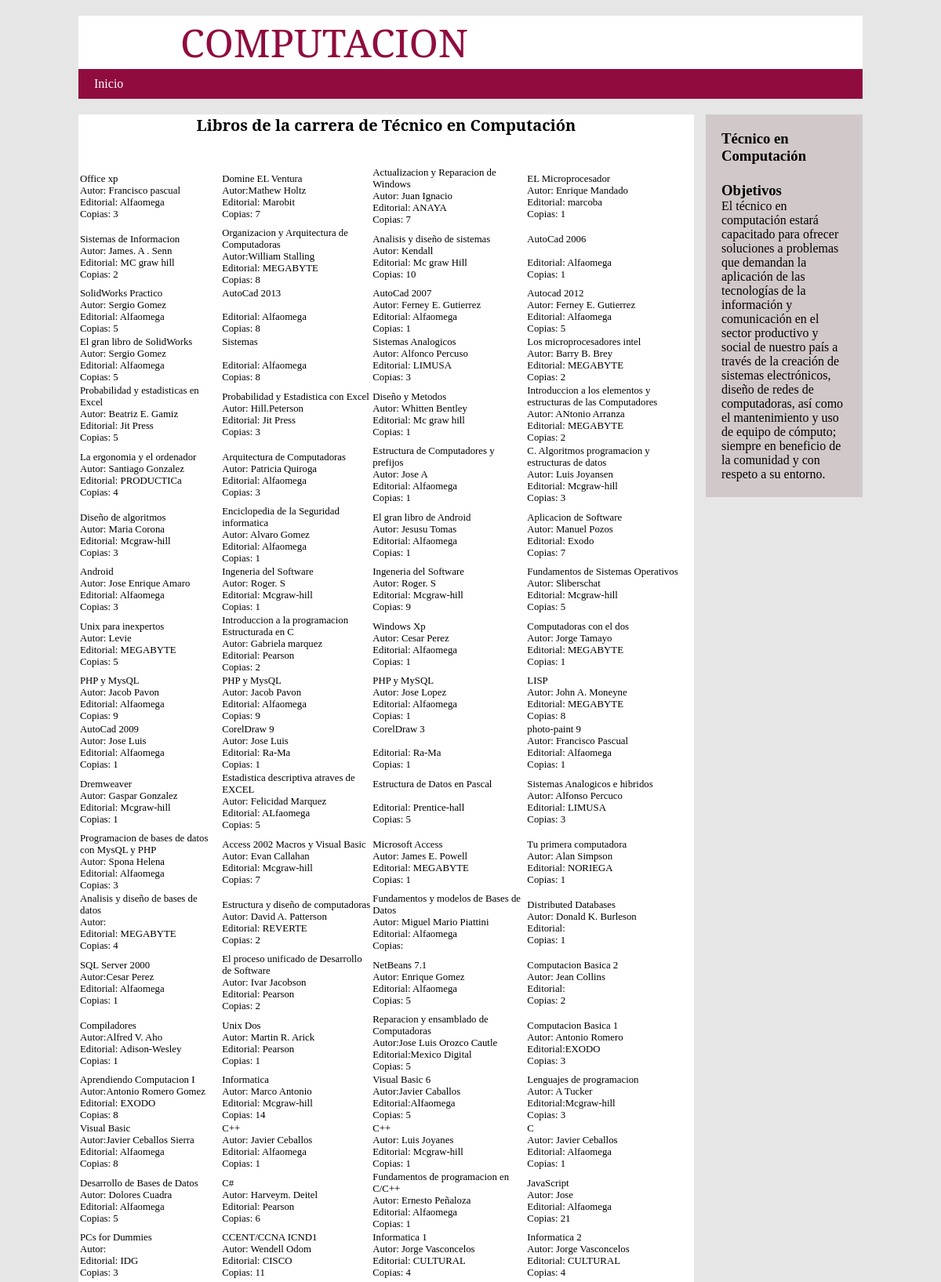
Page /PHP/computacion.php (upper part) on the committed database.
### tables this page shows
CREATE TABLE IF NOT EXISTS `computacion` (
  `id` int(11) NOT NULL,
  `fila1` varchar(500) NOT NULL,
  `fila2` varchar(500) NOT NULL,
  `fila3` varchar(500) NOT NULL,
  `fila4` varchar(500) NOT NULL,
  PRIMARY KEY (`id`)
);

### PHP/computacion.php (the view, shortened to what this page needs)
<!DOCTYPE html>
<html>
<head>
		<link rel="stylesheet" type="text/css" href="../css/estilo.css">
</head>
<body>
	<header>
        <div class="title">&nbsp;&nbsp;&nbsp;&nbsp;&nbsp;&nbsp;&nbsp;&nbsp;&nbsp; COMPUTACION</div>
	<nav>
		<ul>
		<li><A HREF="../Index/index.php" >Inicio</a></li>
	</nav>
	</header>
	<section class="main">
		<section class="articles">
			<h2>Libros de la carrera de Técnico en Computación</h2><br><br>
			<p>
<?php
          $idCone = conexion();
echo "<Table HEIGHT=100% WIDTH=100% ALIGN='CENTER'><TR>";
          $SQL="SELECT C.fila1,C.fila2,C.fila3,C.fila4
from computacion as C;";
          $Registro = mysqli_query($idCone,$SQL);
          while($Fila = mysqli_fetch_array($Registro))
           {
                  echo "<tr>"."<Td>" .$Fila['fila1']. "</a>"."</td>";
                  echo "<Td>" .$Fila['fila2']. "</a>"."</td>";
                  echo "<Td>" .$Fila['fila3']. "</a>"."</td>";
                  echo "<Td>" .$Fila['fila4']. "</a>"."</td>";
            }
           echo "</Table>";
           ?>
		</section>
		<aside>
			<h3>Técnico en Computación<br><br>Objetivos<br></h3>
				 <p>El técnico en computación estará capacitado para ofrecer soluciones a problemas que demandan la aplicación de las tecnologías de la información y comunicación en el sector productivo y social de nuestro país a través de la creación de sistemas electrónicos, diseño de redes de computadoras, así como el mantenimiento y uso de equipo de cómputo; siempre en beneficio de la comunidad y con respeto a su entorno. </p>
		</aside>
	</section>
                   <br><br>
</body>
</html>

### CSS/estilo.css (style rules this page uses)
* { margin: 0; padding: 0; }
body { background: #e6e6e6; }
header,.main,footer { background: #fff; width: 90%; max-width: 1000px; margin:20px auto; }
header nav { text-aling: center; background: #900C3F; overflow: hidden; clear: both; font-family: "Serif"; }
header nav ul { list-style: none; }
header nav ul li { float: left; }
header nav ul li a { padding: 10px 20px; display: block; color: #fff; text-decoration: none; font-family: Serif; }
.main .articles { width: 78.5%; margin-right: 1.5%; float: left; background: #fff; }
aside { width: 20%; background:#D1C9C9; float: left; padding: 20px; box-sizing: border-box; }
.main .articles table { background-color: #fff; }
.main .articles h2 { font-size: 20px; text-align: center; font-family: "Serif"; }
.main .articles table td { padding: 0px; margin: 0px; font-size:0.8em; font-family: Serif; -webkit-transition: all .15s ease; }
div.title { display: line; padding: 0; margin:0; font-size: 50px; text-align: left; color:#900C3F; font-family: "Serif"; }

### rows in the picture
computacion: fila1 "Office xp Autor: Francisco pascual Editorial: Alfaomega Copias: 3", fila2 "Domine EL Ventura Autor:Mathew Holtz Editorial: Marobit Copias: 7", fila3 "Actualizacion y Reparacion de Windows Autor: Juan Ignacio Editorial: ANAYA Copias: 7", fila4 "EL Microprocesador Autor: Enrique Mandado Editorial: marcoba Copias: 1"
computacion: fila1 "Sistemas de Informacion Autor: James. A . Senn Editorial: MC graw hill Copias: 2", fila2 "Organizacion y Arquitectura de Computadoras Autor:William Stalling Editorial: MEGABYTE Copias: 8", fila3 "Analisis y diseño de sistemas Autor: Kendall Editorial: Mc graw Hill Copias: 10", fila4 "AutoCad 2006 Editorial: Alfaomega Copias: 1"
computacion: fila1 "SolidWorks Practico Autor: Sergio Gomez Editorial: Alfaomega Copias: 5", fila2 "AutoCad 2013 Editorial: Alfaomega Copias: 8", fila3 "AutoCad 2007 Autor: Ferney E. Gutierrez Editorial: Alfaomega Copias: 1", fila4 "Autocad 2012 Autor: Ferney E. Gutierrez Editorial: Alfaomega Copias: 5"
computacion: fila1 "El gran libro de SolidWorks Autor: Sergio Gomez Editorial: Alfaomega Copias: 5", fila2 "Sistemas Editorial: Alfaomega Copias: 8", fila3 "Sistemas Analogicos Autor: Alfonco Percuso Editorial: LIMUSA Copias: 3", fila4 "Los microprocesadores intel Autor: Barry B. Brey Editorial: MEGABYTE Copias: 2"
computacion: fila1 "Probabilidad y estadisticas en Excel Autor: Beatriz E. Gamiz Editorial: Jit Press Copias: 5", fila2 "Probabilidad y Estadistica con Excel Autor: Hill.Peterson Editorial: Jit Press Copias: 3", fila3 "Diseño y Metodos Autor: Whitten Bentley Editorial: Mc graw hill Copias: 1", fila4 "Introduccion a los elementos y estructuras de las Computadores Autor: ANtonio Arranza Editorial: MEGABYTE Copias: 2"
computacion: fila1 "La ergonomia y el ordenador Autor: Santiago Gonzalez Editorial: PRODUCTICa Copias: 4", fila2 "Arquitectura de Computadoras Autor: Patricia Quiroga Editorial: Alfaomega Copias: 3", fila3 "Estructura de Computadores y prefijos Autor: Jose A Editorial: Alfaomega Copias: 1", fila4 "C. Algoritmos programacion y estructuras de datos Autor: Luis Joyansen Editorial: Mcgraw-hill Copias: 3"
computacion: fila1 "Diseño de algoritmos Autor: Maria Corona Editorial: Mcgraw-hill Copias: 3", fila2 "Enciclopedia de la Seguridad informatica Autor: Alvaro Gomez Editorial: Alfaomega Copias: 1", fila3 "El gran libro de Android Autor: Jesusu Tomas Editorial: Alfaomega Copias: 1", fila4 "Aplicacion de Software Autor: Manuel Pozos Editorial: Exodo Copias: 7"
computacion: fila1 "Android Autor: Jose Enrique Amaro Editorial: Alfaomega Copias: 3", fila2 "Ingeneria del Software Autor: Roger. S Editorial: Mcgraw-hill Copias: 1", fila3 "Ingeneria del Software Autor: Roger. S Editorial: Mcgraw-hill Copias: 9", fila4 "Fundamentos de Sistemas Operativos Autor: Sliberschat Editorial: Mcgraw-hill Copias: 5"
computacion: fila1 "Unix para inexpertos Autor: Levie Editorial: MEGABYTE Copias: 5", fila2 "Introduccion a la programacion Estructurada en C Autor: Gabriela marquez Editorial: Pearson Copias: 2", fila3 "Windows Xp Autor: Cesar Perez Editorial: Alfaomega Copias: 1", fila4 "Computadoras con el dos Autor: Jorge Tamayo Editorial: MEGABYTE Copias: 1"
computacion: fila1 "PHP y MysQL Autor: Jacob Pavon Editorial: Alfaomega Copias: 9", fila2 "PHP y MysQL Autor: Jacob Pavon Editorial: Alfaomega Copias: 9", fila3 "PHP y MySQL Autor: Jose Lopez Editorial: Alfaomega Copias: 1", fila4 "LISP Autor: John A. Moneyne Editorial: MEGABYTE Copias: 8"
computacion: fila1 "AutoCad 2009 Autor: Jose Luis Editorial: Alfaomega Copias: 1", fila2 "CorelDraw 9 Autor: Jose Luis Editorial: Ra-Ma Copias: 1", fila3 "CorelDraw 3 Editorial: Ra-Ma Copias: 1", fila4 "photo-paint 9 Autor: Francisco Pascual Editorial: Alfaomega Copias: 1"
computacion: fila1 "Dremweaver Autor: Gaspar Gonzalez Editorial: Mcgraw-hill Copias: 1", fila2 "Estadistica descriptiva atraves de EXCEL Autor: Felicidad Marquez Editorial: ALfaomega Copias: 5", fila3 "Estructura de Datos en Pascal Editorial: Prentice-hall Copias: 5", fila4 "Sistemas Analogicos e hibridos Autor: Alfonso Percuco Editorial: LIMUSA Copias: 3"
computacion: fila1 "Programacion de bases de datos con MysQL y PHP Autor: Spona Helena Editorial: Alfaomega Copias: 3", fila2 "Access 2002 Macros y Visual Basic Autor: Evan Callahan Editorial: Mcgraw-hill Copias: 7", fila3 "Microsoft Access Autor: James E. Powell Editorial: MEGABYTE Copias: 1", fila4 "Tu primera computadora Autor: Alan Simpson Editorial: NORIEGA Copias: 1"
computacion: fila1 "Analisis y diseño de bases de datos Autor: Editorial: MEGABYTE Copias: 4", fila2 "Estructura y diseño de computadoras Autor: David A. Patterson Editorial: REVERTE Copias: 2", fila3 "Fundamentos y modelos de Bases de Datos Autor: Miguel Mario Piattini Editorial: Alfaomega Copias:", fila4 "Distributed Databases Autor: Donald K. Burleson Editorial: Copias: 1"
computacion: fila1 "SQL Server 2000 Autor:Cesar Perez Editorial: Alfaomega Copias: 1", fila2 "El proceso unificado de Desarrollo de Software Autor: Ivar Jacobson Editorial: Pearson Copias: 2", fila3 "NetBeans 7.1 Autor: Enrique Gomez Editorial: Alfaomega Copias: 5", fila4 "Computacion Basica 2 Autor: Jean Collins Editorial: Copias: 2"
computacion: fila1 "Compiladores Autor:Alfred V. Aho Editorial: Adison-Wesley Copias: 1", fila2 "Unix Dos Autor: Martin R. Arick Editorial: Pearson Copias: 1", fila3 "Reparacion y ensamblado de Computadoras Autor:Jose Luis Orozco Cautle Editorial:Mexico Digital Copias: 5", fila4 "Computacion Basica 1 Autor: Antonio Romero Editorial:EXODO Copias: 3"
computacion: fila1 "Aprendiendo Computacion I Autor:Antonio Romero Gomez Editorial: EXODO Copias: 8", fila2 "Informatica Autor: Marco Antonio Editorial: Mcgraw-hill Copias: 14", fila3 "Visual Basic 6 Autor:Javier Caballos Editorial:Alfaomega Copias: 5", fila4 "Lenguajes de programacion Autor: A Tucker Editorial:Mcgraw-hill Copias: 3"
computacion: fila1 "Visual Basic Autor:Javier Ceballos Sierra Editorial: Alfaomega Copias: 8", fila2 "C++ Autor: Javier Ceballos Editorial: Alfaomega Copias: 1", fila3 "C++ Autor: Luis Joyanes Editorial: Mcgraw-hill Copias: 1", fila4 "C Autor: Javier Ceballos Editorial: Alfaomega Copias: 1"
computacion: fila1 "Desarrollo de Bases de Datos Autor: Dolores Cuadra Editorial: Alfaomega Copias: 5", fila2 "C# Autor: Harveym. Deitel Editorial: Pearson Copias: 6", fila3 "Fundamentos de programacion en C/C++ Autor: Ernesto Peñaloza Editorial: Alfaomega Copias: 1", fila4 "JavaScript Autor: Jose Editorial: Alfaomega Copias: 21"
computacion: fila1 "PCs for Dummies Autor: Editorial: IDG Copias: 3", fila2 "CCENT/CCNA ICND1 Autor: Wendell Odom Editorial: CISCO Copias: 11", fila3 "Informatica 1 Autor: Jorge Vasconcelos Editorial: CULTURAL Copias: 4", fila4 "Informatica 2 Autor: Jorge Vasconcelos Editorial: CULTURAL Copias: 4"
